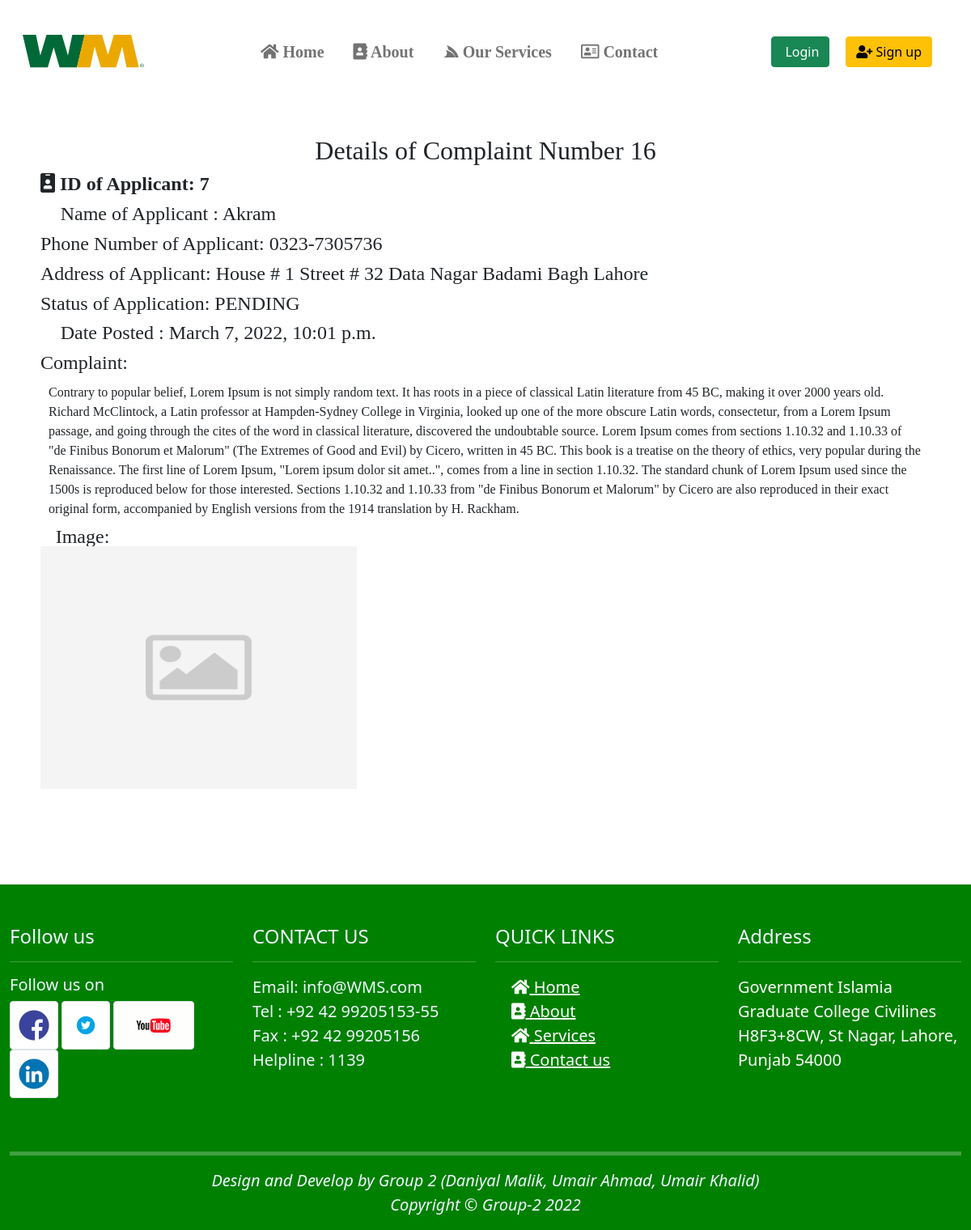
The page /complaint/16/ on the database as committed earlier.
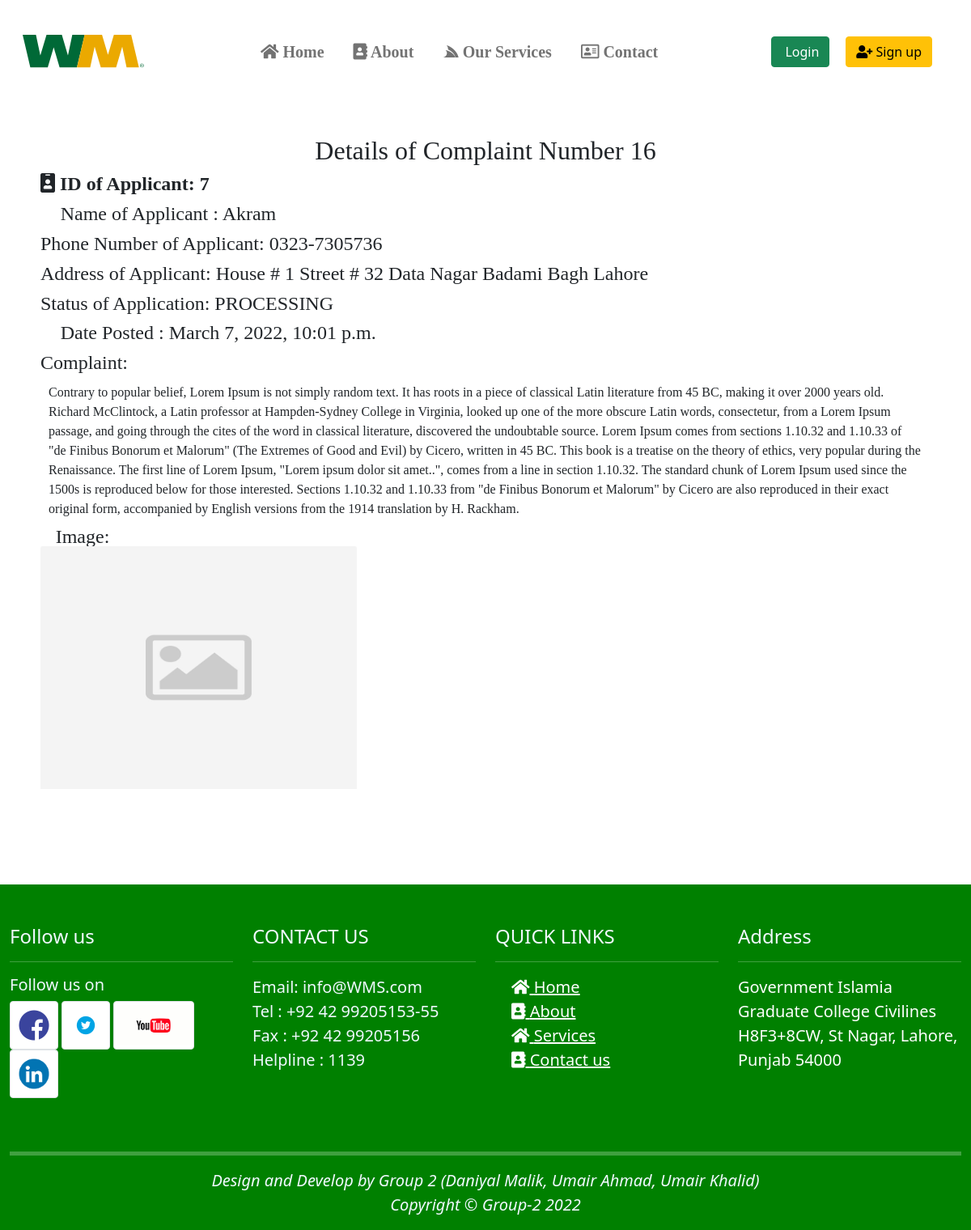
The same page on the database as committed later.
### WMS/models.py (models this page shows, shortened)
class Request(models.Model):
    author = models.ForeignKey(User, on_delete=models.CASCADE, null=True)
    phone = models.CharField(max_length=15, blank=False, default=" ")
    address = models.CharField(max_length=400, null=False)
    zone = models.CharField(choices=ZONE_CHOICES, max_length=50, blank=False, null=False)
    status = models.CharField(choices=STATUS_CHOICES, max_length=20, blank=False, null=False, default='PENDING')
    complaint = models.TextField(blank=False, null=False)
    image = models.ImageField(default='profile_pics/default.jpg', upload_to='profile_pics/')
    date_posted = models.DateTimeField(default=datetime.now, null=False)

### users/models.py (models this page shows)
class User(AbstractUser):
    isManager = models.BooleanField(default=False, verbose_name='Manager')

### WMS/views.py (the view)
# urls.py: path("complaint/<int:pk>/", RequestDetailView.as_view(), name="request_detail"),
class RequestDetailView(DetailView):
    model = Request
    template_name = 'request_detail.html'

### templates/request_detail.html
{% extends 'base.html' %}
{% load static %}
{%block content %}
<div class="container" style="padding:20px;font-family: 'Playfair Display', serif; margin-top:20px;">
<h2 style="text-align:center;"> Details of Complaint Number {{object.id}}</h2>
    <h4><i class="fas fa-id-badge"> ID of Applicant: {{object.author.id }}</i></h4>
    <h4><i class="fal fa-user-alt"> Name of Applicant : {{object.author}}</i></h4>
    <h4><i class="far fa-phone-office"> Phone Number of Applicant: {{object.phone}}</i></h4>
    <h4><i class="fal fa-location"> Address of Applicant: {{object.address}}</i></h4>
    <h4>Status of Application: {{object.status}}</h4>
    <h4><i class="fal fa-calendar-alt"> Date Posted : {{object.date_posted}}</i></h4>
    <h4>Complaint: </h4><p style="margin:10px;">{{object.complaint}}</p>
    <h4><i class="fal fa-image" style="margin-bottom:90px; ">Image:
        <img src='{{object.image.url}}' class="card-img-top" alt="..." height="300px">
    </i></h4>
    </div>
 {% endblock content %}

### templates/base.html (shortened to what this page needs)
<!DOCTYPE html>
{% load static %}
<html lang="en">
<head>
      <link rel="stylesheet" href="{% static 'css/base.css' %}">
    <link rel="stylesheet" href="{% static 'css/style.css' %}">
    <link rel="stylesheet" href="https://stackpath.bootstrapcdn.com/bootstrap/4.4.1/css/bootstrap.min.css">
    <link rel="stylesheet" href="https://pro.fontawesome.com/releases/v5.10.0/css/all.css"/>
  <link href="https://cdn.jsdelivr.net/npm/bootstrap@5.1.3/dist/css/bootstrap.min.css" rel="stylesheet">
</head>
<body>
    <nav
    class="navbar navbar-expand-lg navbar-light"
    style="background-color: white; color:#00ff00"
  >
    <div class="container-fluid">
      <a class="navbar-brand" href="{% url 'home' %}">
        <img
          src=" {% static 'img/wm.svg' %}"
          alt=""
          width="150"
          height="100"
          class="d-inline-block align-text-top"
        />
      </a>
      <div class="collapse navbar-collapse" id="navbarNav">
        <ul class="navbar-nav navheading">
          <li class="nav-item navitem">
            <a class="nav-link  " aria-current="page" href="{% url 'home' %}"
              ><i class="fas fa-home"></i> Home</a>
          </li>
          <li class="nav-item navitem">
            <a class="nav-link" href="{% url 'about' %}"
              ><i class="fas fa-address-book"></i> About</a
            >
          </li>
          <li class="nav-item navitem">
            <a class="nav-link" href="{% url 'services' %}">
            <i class="fab fa-servicestack"></i> Our Services</a>
          </li>
          <li class="nav-item navitem">
            <a class="nav-link" href="{% url 'contact' %}"
                ><i class="far fa-address-card"></i> Contact</a
            >
            </li>
        </ul>
        </div>
        {% if user.is_authenticated %}
        <h5 style="color: black">{{ user.username }}</h5>
        <a href="{% url 'logout' %}"><button type="button" class="btn btn-primary" style="margin: 20px;">Logout</button></a>
        {% else %}
        <a href="{% url 'login' %}" style="margin-right: 20px;"><button type="button" class="btn btn-success"> Login</button></a>
        <a href="{% url 'register' %}" style="margin-right: 20px;"><button type="button" class="btn btn-warning"><i class="fa fa-user-plus" aria-hidden="true"></i> Sign up</button></a>
        {% endif %}
    </div>
    </nav>
{% block content %}
{% endblock content %}
<div class="container-fluid" style="background-color: green">
    <div class="row">
      <div class="col-md-3 col-sm-6 footer-data">
        <h4>Follow us</h4>
        <hr class="footer-hr" />
        <h5>Follow us on</h5>
        <a href="https://web.facebook.com/?_rdc=1&_rdr" target="_blank"
          ><img
            src="{% static 'img/facebook.gif' %}"
            alt="..."
            class="img-thumbnail"
            height="60px"
            width="60px"
        /></a>
        <a href="https://web.facebook.com/?_rdc=1&_rdr" target="_blank"
          ><img
            src="{% static 'img/TWITTER.gif' %}"
            alt="..."
            class="img-thumbnail"
            height="60px"
            width="60px"
        /></a>
        <a href="https://www.youtube.com/" target="_blank"
          ><img
            src="{% static 'img/youtube.gif' %}"
            alt="..."
            class="img-thumbnail"
            height="100px"
            width="100px"
        /></a>
        <a href="https://www.youtube.com/" target="_blank"
          ><img
            src="{% static 'img/LINKEDIN.gif' %}"
            alt="..."
            class="img-thumbnail"
            height="60px"
            width="60px"
        /></a>
      </div>
      <div class="col-sm-6 col-md-3 footer-data">
        <h4>CONTACT US</h4>
        <hr class="footer-hr" />
        <address style="font-size: 20px">
          Email: info@WMS.com <br />
          Tel : +92 42 99205153-55<br />
          Fax : +92 42 99205156<br />
          Helpline : 1139
        </address>
      </div>
      <div class="col-sm-6 col-md-3 footer-data">
        <h4>QUICK LINKS</h4>
        <hr class="footer-hr" />
        <a href="{% url 'home' %}" class="footer-link"
          ><i class="fas fa-home"></i> Home</a
        ><br />
        <a href="{% url 'about' %}" class="footer-link"
          ><i class="fas fa-address-book"></i> About</a
        ><br />
        <a href="{% url 'services' %}" class="footer-link"
          ><i class="fas fa-home"></i> Services</a
        ><br />
        <a href="{% url 'contact' %}" class="footer-link"
          ><i class="fas fa-address-book"></i> Contact us</a
        ><br />
      </div>
      <div class="col-sm-6 col-md-3 footer-data">
        <h4>Address</h4>
        <hr class="footer-hr" />
        <address style="text-align:left; color: white; font-size: 20px">
            Government Islamia Graduate College Civilines H8F3+8CW, St Nagar, Lahore,
            Punjab 54000
          </address>
      </div>
      <div class="container">
      <hr style="height: 5px; color: white" />
      <div class="col-12" style="text-align: center; color: aliceblue; font-style: italic;font-size: 20px;">
          <p>Design and Develop by Group 2 (Daniyal Malik, Umair Ahmad, Umair Khalid) <br>
        Copyright &copy; Group-2 2022</p>
      </div>
        </div>
    </div>
  </div>
</body>
</html>

### static/css/style.css (style rules this page uses)
.navheading { font-size: 20px; margin-left: 100px; }
.navitem { padding-left: 20px; font-weight: bolder; font-family: "Anton"; }
.footer-data { padding: 50px; color: aliceblue; }
.footer-hr { height: 10px; color:white; }
.footer-link { color: white; font-size: 20px; margin: 20px; }

Rows that differ between the two databases and show on the page:
changed Request "House # 1 Street # 32 Data Nagar Badami Bagh Lahore": status "PENDING" → "PROCESSING"
